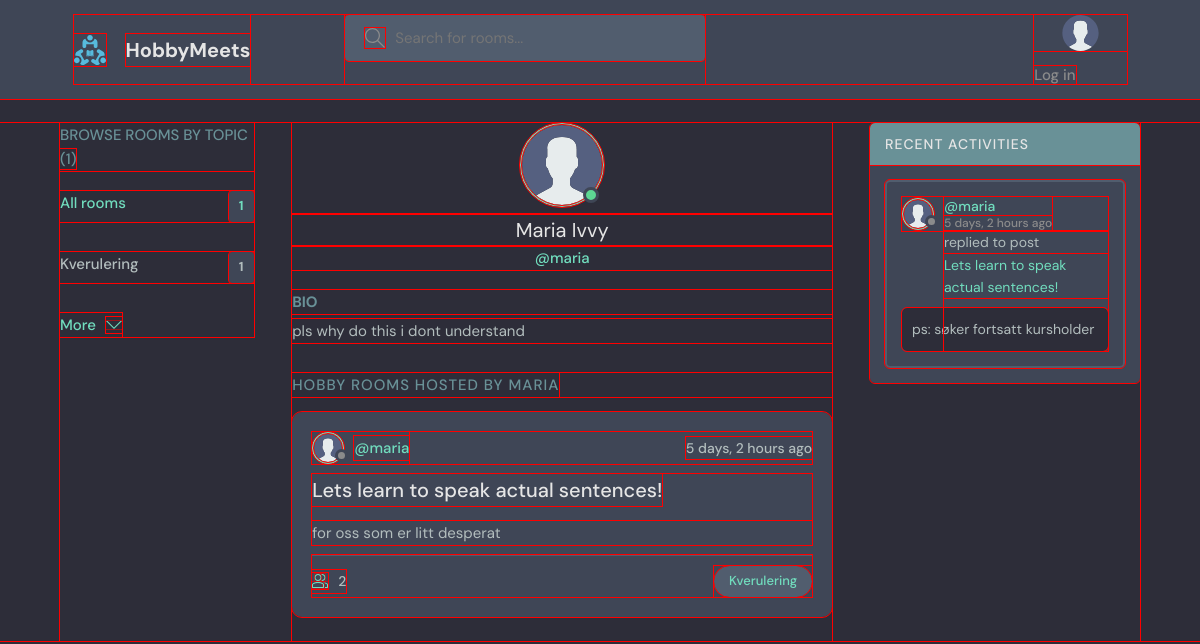
Before: /profile/1/ with the older database file.
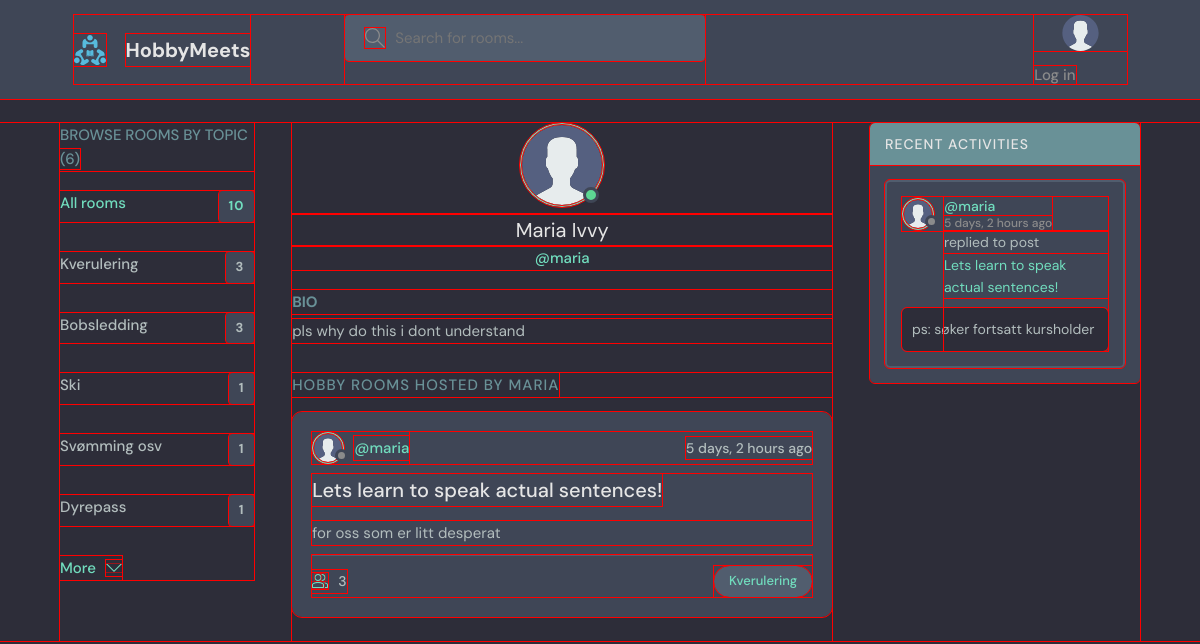
After: the same page with the newer database file.
### base/models.py (models this page shows, shortened)
class Topic(models.Model):
    name = models.CharField(max_length=200)

class Room(models.Model):
    host = models.ForeignKey(User, on_delete=models.SET_NULL, null=True)
    topic = models.ForeignKey(Topic, on_delete=models.SET_NULL, null=True) #ForeignKey establishes a parent-child relationship with Topic. Need to allow null=True in the db bc of SET_NULL
    name = models.CharField(max_length=200)
    description = models.TextField(null=True, blank=True) # null=True doesn't actually do much as explained here: https://stackoverflow.com/questions/8609192/what-is-the-difference-between-null-true-and-blank-true-in-django
    participants = models.ManyToManyField(User, related_name='participants', blank=True) #more about related_name on Notion/Stackoverflow. Blank=true means you can submit a form without filling everying out
    updated = models.DateTimeField(auto_now=True) #auto_now takes a snapshot everytime the instance is saved _ Eg. when the room was last updated
    created = models.DateTimeField(auto_now_add=True) #only takes a timestamp when the instance is created - Eg. when the room was created
    class Meta:
        ordering = ['-updated', '-created'] #the dash means descending order, eg. newest updated / created will be first
    def __str__(self):
        return self.name #has to be a string!! so if unsire, wrap the retunred val in a str()

class User(AbstractUser):
    name = models.CharField(max_length=200, null=True)
    email = models.EmailField(unique=True, null=True)
    bio = models.TextField(null=True)
    avatar = models.ImageField(null=True, default="avatar.svg") #TODO: fix the avatar to be something more fun, ideally a few that are randomly assigned
    USERNAME_FIELD = 'email' # override orig. User and set email as login info
    REQUIRED_FIELDS = []

class Message(models.Model):
    user = models.ForeignKey(User, on_delete=models.CASCADE) #the user that is posting the message. User class is imported (django.contrib.auth.models)
    room = models.ForeignKey(Room, on_delete=models.CASCADE) #ForeignKey establishes a parent-child relationship with Room, and CASCADE means that when a Room object is deleted, all its children are deleted as well
    body = models.TextField() #leave empty to force users to write message
    updated = models.DateTimeField(auto_now=True) #auto_now takes a snapshot everytime the instance is saved _ Eg. when the room was last updated
    created = models.DateTimeField(auto_now_add=True) #only takes a timestamp when the instance is created - Eg. when the room was created
    class Meta:
        ordering = ['-created'] #the dash means descending order, eg. newest updated / created will be first

### base/views.py (the view)
# urls.py: path('profile/<str:pk>/', views.userProfile, name ="user-profile"),
def userProfile(request, pk):
    user = User.objects.get(id=pk)
    rooms = user.room_set.all() #_set gets relevant rooms through reverse relation from user intance
    room_messages = user.message_set.all()
    context = {'user': user, 'rooms': rooms, 'room_messages': room_messages}
    return render(request, 'base/profile.html', context)

### base/context_processors.py (called while the page is built)
def globalVars(request):
    topics = Topic.objects.all()
    top_topics = Topic.objects.all()[0:5] #lazy way of making above request work in the template:))
    total_room_count = Room.objects.all().count()
    context = {'topics': topics, 'total_room_count': total_room_count, 'top_topics': top_topics}
    return context

### base/templates/base/profile.html (shortened to what this page needs)
{% extends 'main.html' %}
{% block content %}
  <main class="profile-page layout layout--3">
    <div class="container">
      {% include 'base/topics_component.html' %}
      <div class="roomList">
        <div class="profile">
          <div class="profile__avatar">
            <div class="avatar avatar--large active">
              <img src="{{user.avatar.url}}" />
            </div>
          </div>
          <div class="profile__info">
            <h3>{{user.name}}</h3>
            <p>@{{user.username}}</p>
          </div>
          <div class="profile__about">
            <h3>Bio</h3>
            <p>{{user.bio}}</p>
          </div>
        </div>
        <div class="roomList__header">
          <div>
            <h2>Hobby Rooms Hosted by {{user.username}}</a>
            </h2>
          </div>
        </div>
      {% include 'base/feed_component.html' %}
      </div>
      {% include 'base/activity_component.html' %}
    </div>
  </main>
{% endblock content %}

### base/templates/base/topics_component.html
<div class="topics">
    <div class="topics__header">
      <h2>Browse Rooms by Topic <span>({{topics.count}})</span></h2>
    </div>
    <ul class="topics__list">
      <li>
        <a href="/" class="active">All rooms <span>{{total_room_count}}</span></a>
      </li>
      {% for topic in top_topics %}
      <li>
        <a href="{% url 'home' %}?q={{topic.name}}">{{topic.name}}<span>{{topic.room_set.all.count}}</span></a>
      </li>
      {% endfor %}
    </ul>
    <a class="btn btn--link" href="{% url 'topics' %}">
      More
      <svg version="1.1" xmlns="http://www.w3.org/2000/svg" width="32" height="32" viewBox="0 0 32 32">
        <title>chevron-down</title>
        <path d="M16 21l-13-13h-3l16 16 16-16h-3l-13 13z"></path>
      </svg>
    </a>
  </div>

### base/templates/base/feed_component.html (shortened to what this page needs)
{% for room in rooms%}
<div class="roomListRoom">
    <div class="roomListRoom__header">
      <a href="{% url 'user-profile' room.host.id %}" class="roomListRoom__author">
        <div class="avatar avatar--small">
          <img src="{{room.host.avatar.url}}" />
        </div>
        <span>@{{room.host.username}}</span>
      </a>
      <div class="roomListRoom__actions">
        <span>{{room.created|timesince}} ago</span>
      </div>
    </div>
    <div class="roomListRoom__content">
      <a href="{% url 'room' room.id %}">{{room.name}}</a>
      <p>
        {{room.description}}
       </p>
    </div>
    <div class="roomListRoom__meta">
      <a href="{% url 'room' room.id %}" class="roomListRoom__joined">
        {{room.participants.all.count}}
      </a>
      <a href="{% url 'home' %}?q={{room.topic.name}}"><p class="roomListRoom__topic">{{room.topic.name}}</p></a>
    </div>
</div>
{% endfor %}

### base/templates/base/activity_component.html (shortened to what this page needs)
<div class="activities">
    <div class="activities__header">
      <h2>Recent Activities</h2>
    </div>
    {% for message in room_messages %}
    <div class="activities__box">
      <div class="activities__boxHeader roomListRoom__header">
        <a href="{% url 'user-profile' message.user.id %}" class="roomListRoom__author">
          <div class="avatar avatar--small">
            <img src="{{message.user.avatar.url}}" />
          </div>
          <p>
            @{{message.user.username}}
            <span>{{message.created|timesince}} ago</span>
          </p>
        </a>
      </div>
      <div class="activities__boxContent">
        <p>replied to post <a href="{% url 'room' message.room.id %}">{{message.room}}</a></p>
        <div class="activities__boxRoomContent">
          {{message.body|truncatechars:100}}
        </div>
      </div>
    </div>
    {% endfor %}
  </div>

Changed rows visible on the page:
computed for Topic "Kverulering": room_set.all.count "1" → "3"
added Topic: name "Bobsledding", room_set.all.count "3"
added Topic: name "Ski", room_set.all.count "1"
added Topic: name "Svømming osv", room_set.all.count "1"
added Topic: name "Dyrepass", room_set.all.count "1"
computed for Room "Lets learn to speak actual sentences!": participants.all.count "2" → "3"
Other visible differences:
{{ topics.count }}: "1" → "6"
{{ total_room_count }}: "1" → "10"
